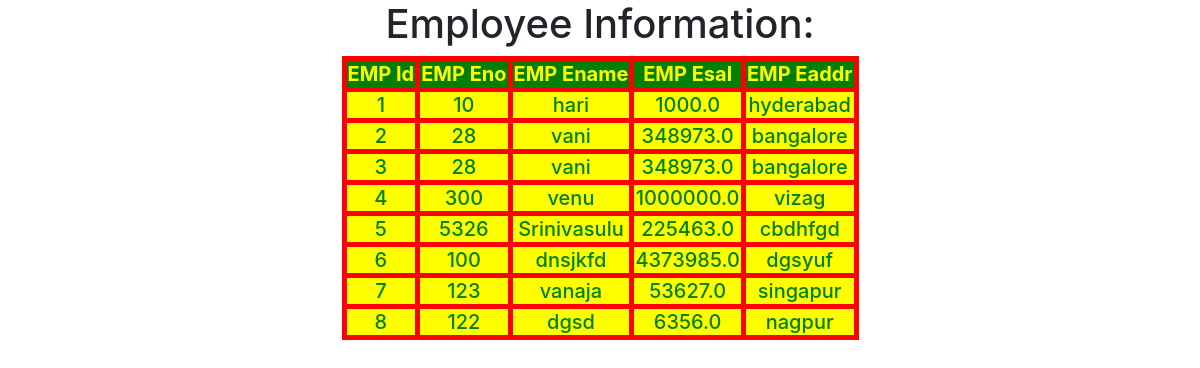
The app's page /empinfo/ with its own data.
### testapp/models.py (models this page shows, shortened)
class Employee(models.Model):
    ename=models.CharField(max_length=30)
    eno=models.IntegerField()
    esal=models.FloatField()
    eaddr=models.CharField(max_length=30)

### testapp/views.py (the view)
# urls.py: url(r'^empinfo/',views.empview)
def empview(request):
    emp_list=Employee.objects.all()
    print(type(emp_list))
    my_dict={'emp_list':emp_list}
    return render(request,'testapp/emp.html',context=my_dict)

### templates/testapp/emp.html (shortened to what this page needs)
<!DOCTYPE html>
{% load staticfiles %}
<html lang="en" dir="ltr">
  <head>
    <link rel='stylesheet' href='{% static 'css/demo3.css' %}'>
    <link rel="stylesheet" href="https://stackpath.bootstrapcdn.com/bootstrap/4.1.3/css/bootstrap.min.css">
  </head>
  <body>
    <h1>Employee Information:<h1>
      {% if emp_list %}
      <table>
        <thead>
          <th>EMP Id</th>
          <th>EMP Eno</th>
          <th>EMP Ename</th>
          <th>EMP Esal</th>
          <th>EMP Eaddr</th>
        </thead>
        {% for emp in emp_list %}
        <tr>
          <td>{{emp.id}}</td>
          <td>{{emp.eno }}</td>
          <td>{{ emp.ename }}</td>
          <td>{{emp.esal }}</td>
          <td>{{ emp.eaddr }}</td>
        </tr>
        {% endfor %}
      </table>
      {% else %}
      <p>no data found:</p>
      {% endif %}
  </body>
</html>

### static/css/demo3.css (style rules this page uses)
body { background:url(https://images.unsplash.com/photo-1459264396224-85f3c56d8daf?ixlib=rb-0.3.5&ixid=eyJhcHBfaWQiOjEyMDd9&s=c5444b2da28448305f388e7dbdfa5f3a&auto=format&fit=crop&w=500&q=60); background-repeat:no-repeat; background-size:cover; }
td,table,th { border:5px solid red; color:yellow; }
thead { background:green; }
h1 { color:blue; text-align:center; font-size:30px; }
table { margin:auto; font-size:20px; }
h1 { font-size:35px; }
td { background:yellow; color:green; }

### records on screen
Employee: id "1", eno "10", ename "hari", esal "1000.0", eaddr "hyderabad"
Employee: id "2", eno "28", ename "vani", esal "348973.0", eaddr "bangalore"
Employee: id "3", eno "28", ename "vani", esal "348973.0", eaddr "bangalore"
Employee: id "4", eno "300", ename "venu", esal "1000000.0", eaddr "vizag"
Employee: id "5", eno "5326", ename "Srinivasulu", esal "225463.0", eaddr "cbdhfgd"
Employee: id "6", eno "100", ename "dnsjkfd", esal "4373985.0", eaddr "dgsyuf"
Employee: id "7", eno "123", ename "vanaja", esal "53627.0", eaddr "singapur"
Employee: id "8", eno "122", ename "dgsd", esal "6356.0", eaddr "nagpur"
